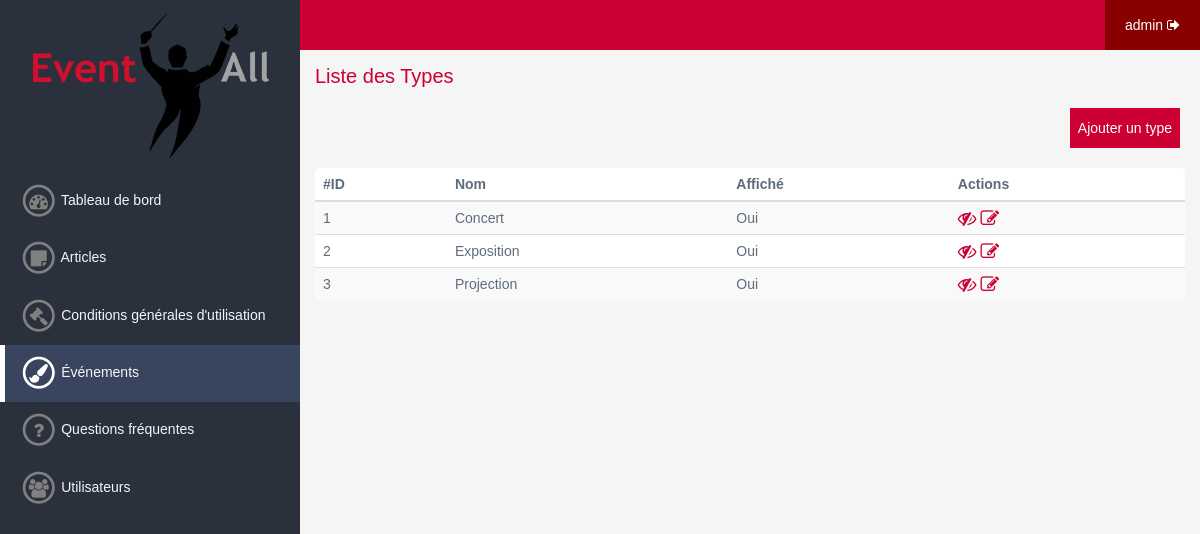
Screenshot of /admin/events/types (signed in) with the database file from the repository.
### tables this page shows
CREATE TABLE IF NOT EXISTS `types` (
  `id` int(11) NOT NULL AUTO_INCREMENT,
  `nom` varchar(255) NOT NULL,
  `afficher` int(11) NOT NULL DEFAULT '1',
  PRIMARY KEY (`id`)
);

### system/Controller.php (called while the page is built, shortened)
<?php
abstract class Controller {
	protected $view;
	protected $default_module;
	public final function execute($module = '', $params = array()) {
		 if(method_exists($this, $module)) {
			 return $this->$module($params);
		 }
	}
	public final function render() {
		$route  = Route::getRoute();
		$params = $route['params'];
		$module = (isset($params[0]) && method_exists($this, $params[0])) ? $params[0] : $this->default_module;
		if (isset($params[0]) && $params[0] == $module) {
			array_shift($params);
		}
		$model = $this->execute($module, $params);
		$render = $this->view->render($module, $model);
		$title = $this->view->getGlobalVar('title');
		$css   = $this->view->getGlobalVar('css');
		$js    = $this->view->getGlobalVar('js');
		return array(
			'title' => $title,
			'css'   => $css,
			'js'    => $js,
			'tpl'   => $render
		);
	}
	public function setModel($model) {
		$this->model = $model;
	}
	public function setView($view) {
		$this->view = $view;
	}
}
?>

### system/Main.php (called while the page is built, shortened)
<?php
class Main {
	private $is404 = false;
	public function __construct() {
		$this->exec();
	}
	private function route() {
		$error = false;
		$this->is404 = $error;
	}
	private function exec() {
		$route = Route::getRoute();
		$admin = $route['admin'] == 1;
		$app = !empty($route['app']) ? $route['app'] : ($admin ? Config::get('config.defaultadminapp') : Config::get('config.defaultapp'));
		if ($admin) {
			$app_dir   = APPS_DIR.$app.DS.'admin'.DS;
			$app_name_clear = str_replace(' ', '', ucwords(preg_replace('#[^a-zA-Z]+#', ' ', $app)));
			$app_class = $app_name_clear.'AdminController';
		} else {
			$app_dir   = APPS_DIR.$app.DS;
			$app_name_clear = str_replace(' ', '', ucwords(preg_replace('#[^a-zA-Z]+#', ' ', $app)));
			$app_class = $app_name_clear.'Controller';
		}
		if (is_dir($app_dir) && file_exists($app_dir.'controller.php') && !$this->is404) {
			if (class_exists($app_class) && get_parent_class($app_class) == 'Controller') {
				$controller = new $app_class();
				if (file_exists($app_dir.'model.php')) {
					include_once $app_dir.'model.php';
					$model_class = str_replace('Controller', 'Model', $app_class);
					if (class_exists($model_class)) {
						$controller->setModel(new $model_class());
					}
				}
				if (file_exists($app_dir.'view.php')) {
					$view_class = str_replace('Controller', 'View', $app_class);
					if (class_exists($view_class) && get_parent_class($view_class) == 'View') {
						$controller->setView(new $view_class());
					}
				}
			}
		}
		$app_rendered = $controller->render();
	}
}
?>

### index.php (called while the page is built, shortened)
<?php
require_once SYS_DIR.'System.php';
require_once SYS_DIR.'Config.php';
require_once SYS_DIR.'Main.php';
$eua = new Main();
?>

### system/Config.php (called while the page is built, shortened)
<?php
class Config {
	private static $configs = array();
	public static function get($path, $default = null) {
		$result = $default;
		if ($nodes = explode('.', $path)) {
			$config = &self::$configs;
			$path_count = count($nodes) - 1;
			for ($i = 0; $i < $path_count; $i++) {
				if (isset($config[$nodes[$i]])) {
					$config = &$config[$nodes[$i]];
				} else {
					break;
				}
			}
			if (isset($config[$nodes[$i]])) {
				$result = $config[$nodes[$i]];
			}
		}
		return $result;
	}
	public static function load($field, $file, $type = '') {
		switch(strtolower($type)) {
			case 'php':
				if (isset(${$field})) {
					self::$configs[$field] = ${$field};
				}
				break;
		}
		return true;
	}
}
?>

### system/config/config.php (called while the page is built)
<?php
$config = array(
  'base'            => 'http://localhost/Event-You-All',
  'defaultapp'      => 'events',
  'defaultadminapp' => 'board',
  'site_title'      => 'Event-You-All',
  'email'           => 'contact@event-you-all.fr'
);
?>

### apps/events/model.php (called while the page is built, shortened)
<?php
class EventsModel {
  public function __construct() {
    $this->db = System::getDb();
  }
}
?>

### system/System.php (called while the page is built, shortened)
<?php
class System {
	private static $dbInstance;
	public static function getDB() {
		if (!is_object(self::$dbInstance)) {
			$server   = Config::get('database.server');
			$dbname   = Config::get('database.dbname');
			$dsn      = 'mysql:dbname='.$dbname.';host='.$server;
			$user     = Config::get('database.user');
			$password = Config::get('database.pw');
			self::$dbInstance = new PDO($dsn, $user, $password);
			self::$dbInstance->query("SET NAMES 'utf8'");
			self::$dbInstance->setAttribute(PDO::ATTR_ERRMODE, PDO::ERRMODE_WARNING);
		}
		return self::$dbInstance;
	}
}
?>

### apps/events/admin/model.php (called while the page is built, shortened)
<?php
require APPS_DIR.'events/model.php';
class EventsAdminModel extends EventsModel {
    public function getAllTypes($from = 0, $number = 9999999) {
    $prep = $this->db->prepare('SELECT * FROM types ORDER BY nom LIMIT :from, :number');
    $prep->bindParam(':from', $from, PDO::PARAM_INT);
    $prep->bindParam(':number', $number, PDO::PARAM_INT);
    $prep->execute();
    $themes = $prep->fetchAll(PDO::FETCH_ASSOC);
    return $themes;
  }
}
?>

### apps/events/admin/controller.php (called while the page is built, shortened)
<?php
class EventsAdminController extends Controller {
  public function types(array $params) {
    $themes = $this->model->getAllTypes();
    return $themes;
  }
}
?>

### apps/events/admin/views/type.php (the view, shortened to what this page needs)
<h1 class="app-title">Liste des Types</h1>
<div class="app-actions">
  <a href="<?php echo Config::get('config.base'); ?>/admin/events/addtype">Ajouter un type</a>
</div>
<table class="table">
  <thead>
    <tr>
      <th>#ID</th>
      <th>Nom</th>
      <th>Affiché</th>
      <th>Actions</th>
    </tr>
  </thead>
  <tbody>
    <?php foreach ($model as $value) { ?>
    <tr>
      <td>
        <?php echo $value['id'];?>
      </td>
      <td>
        <?php echo $value['nom'];?>
      </td>
      <td>
        <?php echo ($value['afficher'] == 1) ? 'Oui' : 'Non'; ?>
      </td>
      <td>
        <?php if ($value['afficher'] == 1) { ?>
        <a href="<?php echo Config::get('config.base'); ?>/admin/events/hidetype/<?php echo $value['id']; ?>" title="Masquer le type"><i class="fa fa-eye-slash fa-lg"></i></a>
        <?php } else { ?>
        <a href="<?php echo Config::get('config.base'); ?>/admin/events/showtype/<?php echo $value['id']; ?>" title="Afficher le type"><i class="fa fa-eye fa-lg"></i></a>
        <?php } ?>
        <a href="<?php echo Config::get('config.base'); ?>/admin/events/modiftype/<?php echo $value['id']; ?>" title="Modifier le type"><i class="fa fa-edit fa-lg"></i></a>
      </td>
    </tr>
    <?php
    }
    ?>
  </tbody>
</table>

### templates/styles/admin.css (style rules this page uses)
* { box-sizing: border-box; }
html { height: 100%; }
body { height: 100%; background: #f5f5f5; color: #5f6b7b; font-family: "Trebuchet MS", Helvetica, sans-serif; font-size: 14px; }
a, a:focus { color: #CC0033; text-decoration: none; outline: none; }
.col-content .content h1.app-title { font-size: 20px; font-weight: 400; color: #CC0033; margin: 0 10px 20px 0; }
.col-content .content div.app-actions { text-align: right; margin-bottom: 20px; }
.col-content .content div.app-actions a { display: inline-block; margin: 0 5px; padding: 12px 8px; background: #CC0033; color: white; }
.table { width: 100%; background: white; border-radius: 5px; }
.table thead th { text-align: left; padding: 8px; border-bottom: 2px solid #ddd; }
.table tbody tr:nth-child(odd) { background-color: #f9f9f9; }
.table tbody td { text-align: left; padding: 8px; border-top: 1px solid #ddd; }
.table thead tr th, .table thead tr td, .table tbody tr td { vertical-align: middle; overflow: visible; }

### rows the page displays
types: id "1", nom "Concert", afficher "Oui"
types: id "2", nom "Exposition", afficher "Oui"
types: id "3", nom "Projection", afficher "Oui"

### other values shown
$admin_app['name'] "Articles"
$admin_app['name'] "Conditions générales d'utilisation"
$admin_app['name'] "Événements"
$admin_app['name'] "Questions fréquentes"
$admin_app['name'] "Utilisateurs"
$_SESSION['nickname'] "admin"
